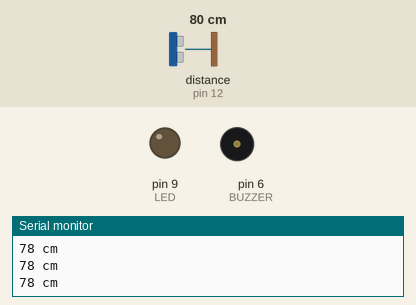
Bench run of a sketch on a simulated Arduino Uno, built with avr-gcc and run on an emulated ATmega328P. Parts: output pins drawn as LEDs (lit = HIGH), buzzer (waves = sounding), the last lines printed to the serial monitor. Wiring (inferred from the names in the program): ultrasonic range finder: trigger pin 13; echo pin 12. The test bench sets the inputs (shaded band); at power-on: distance to the obstacle (sensor on pin 12) 80 cm. The echo pulse lasts 58.3 µs per cm; pins used as bus, display or sensor lines are not drawn.

Above: at 1.3 s.
1.4 s: distance to the obstacle (sensor on pin 12) set to 2 cm
At 1.9 s:
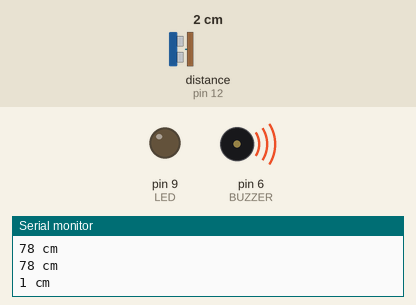
4.4 s: distance to the obstacle (sensor on pin 12) set to 17 cm
7.4 s: distance to the obstacle (sensor on pin 12) set to 24 cm
At 8.2 s:
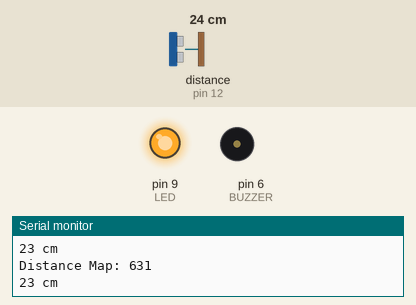
8.9 s: distance to the obstacle (sensor on pin 12) set to 4 cm
At 9.4 s:
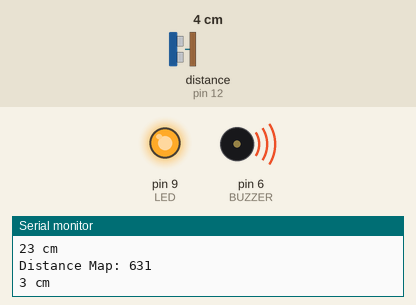
11.9 s: distance to the obstacle (sensor on pin 12) set to 35 cm
At 12.4 s:
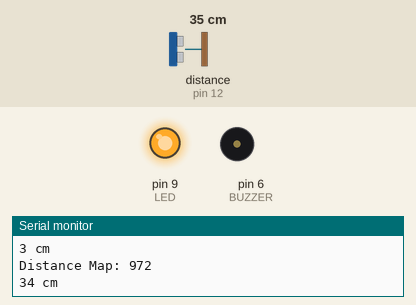
Timing chart, 0 to 14.4 s (numbered marks = the images above; inputs shaded):
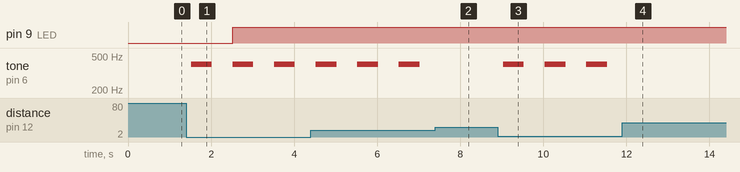

Measured:
- the behaviour switches between 20 and 21 cm on distance to the obstacle (sensor on pin 12) (found by bisection; images 1 and 2)
- after the input at 1.4 s, pin 9 (LED): LOW → HIGH after 1.1 s; tone on pin 6 (BUZZER): alternates 400 Hz for 0.50 s and silent for 0.50 s, starting after 0.12 s
- after the input at 7.4 s, tone on pin 6 (BUZZER): stays silent (without the input it goes to 400 Hz after 0.13 s)
- after the input at 8.9 s, tone on pin 6 (BUZZER): alternates 400 Hz for 0.50 s and silent for 0.50 s, starting after 0.13 s
- after the input at 11.9 s, tone on pin 6 (BUZZER): stops changing and stays silent

The sketch:

ultra_Led.ino
```cpp
#define trigPin 13
#define echoPin 12
#define BUZZER 6
#define LED 9

void setup()
{
  Serial.begin (9600);

  pinMode(trigPin, OUTPUT);
  pinMode(echoPin, INPUT);
  pinMode(BUZZER, OUTPUT);
  pinMode(LED, OUTPUT);
}

void loop()
{
  long duration, distance;

  digitalWrite(trigPin, LOW);
  delayMicroseconds(2);
  digitalWrite(trigPin, HIGH);
  delayMicroseconds(10);

  digitalWrite(trigPin, LOW);
  duration = pulseIn(echoPin, HIGH);
  distance = duration * 17 / 1000;

  if (distance >= 200 || distance <= 0)
  {
    Serial.println("Unable to measure distance");
  }
  else
  {
    Serial.print(distance);
    Serial.println(" cm");
  }

  if (distance < 20) {
    tone(BUZZER, 400);
    delay(500);
    noTone(BUZZER);
    delay(500);
  } else {
    delay(500);
  }

  int data = map(distance, 0, 60, 1023, 0);
  if (data > 0) {
    analogWrite(LED, data);
    Serial.println("Distance Map: " + String(data));
  }
}
```
